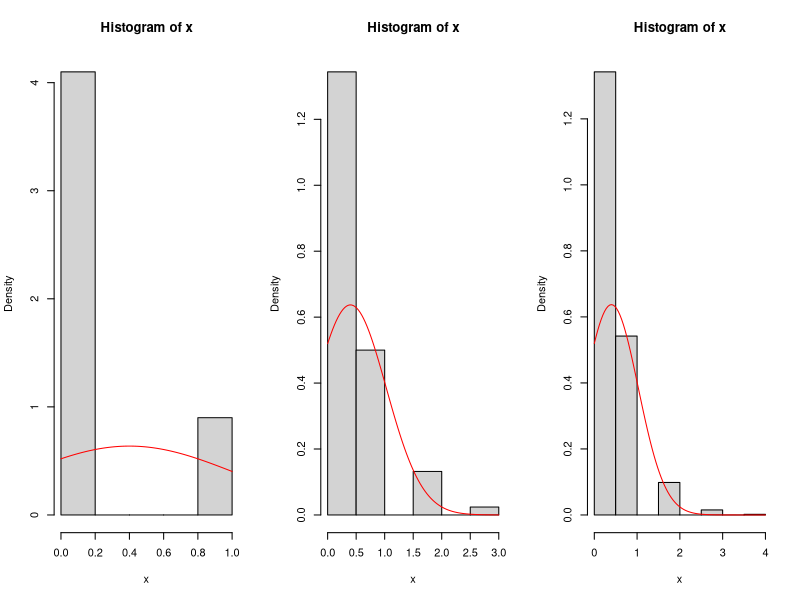
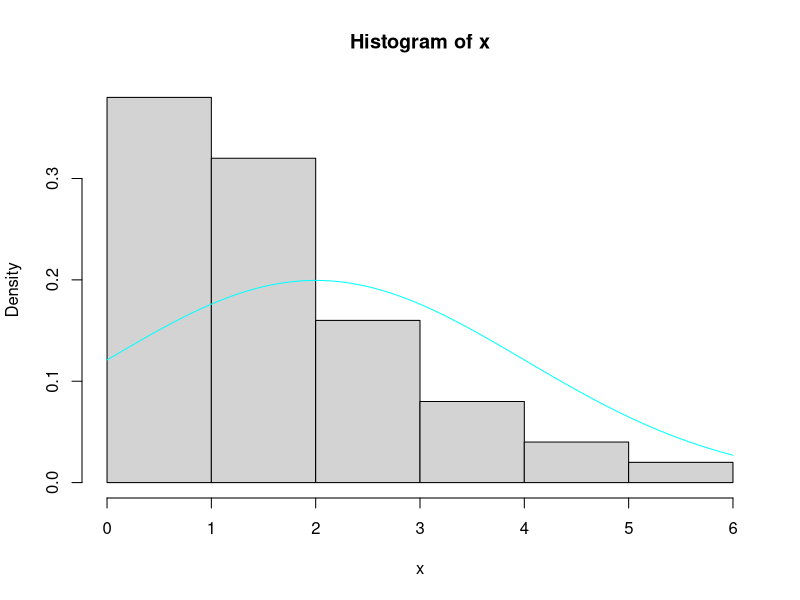
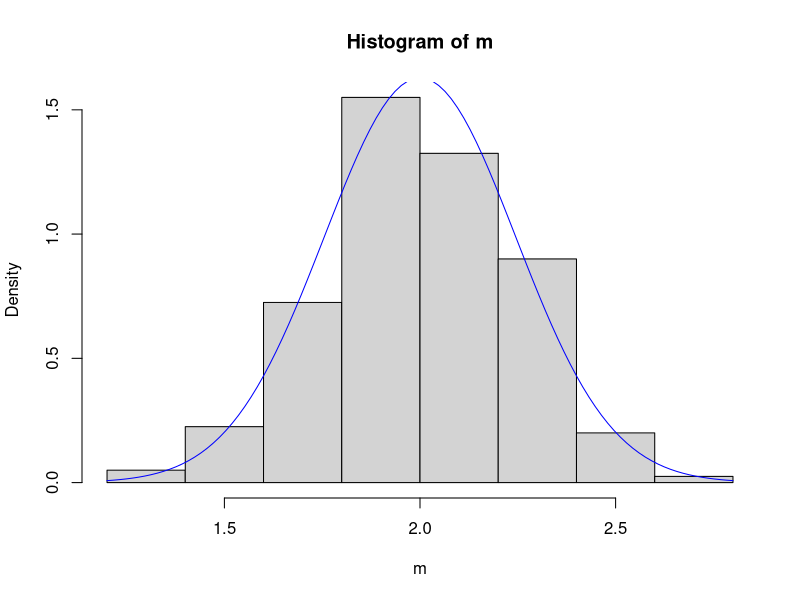
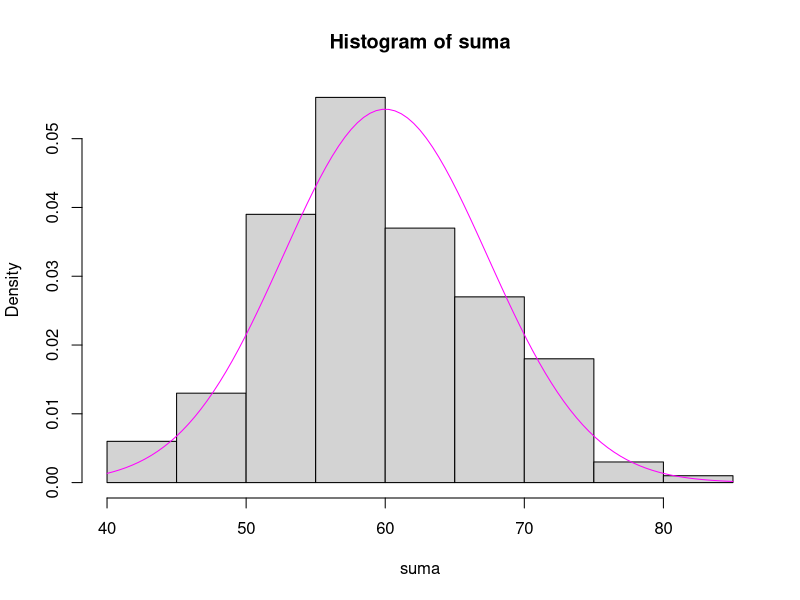
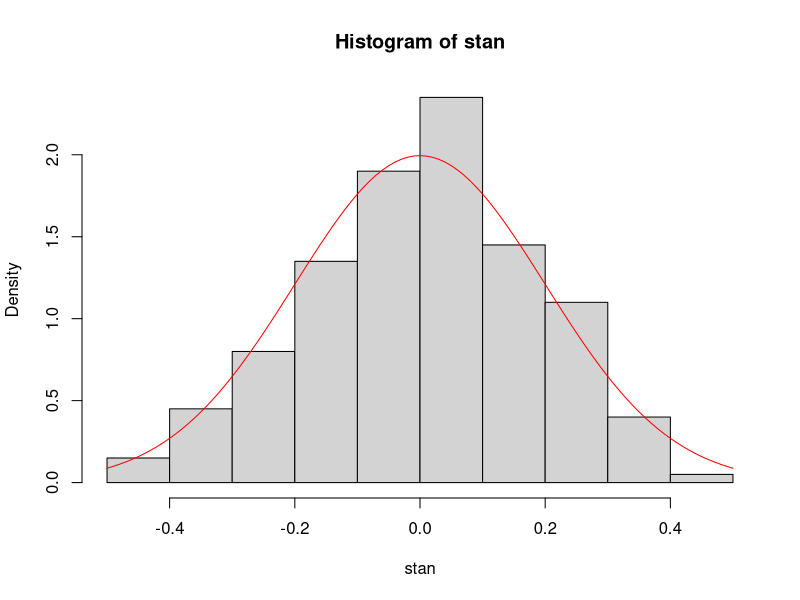
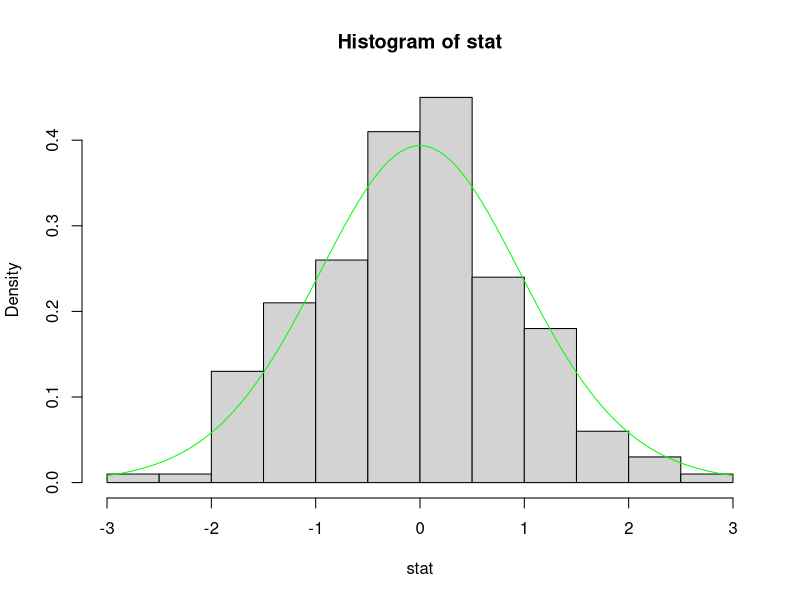
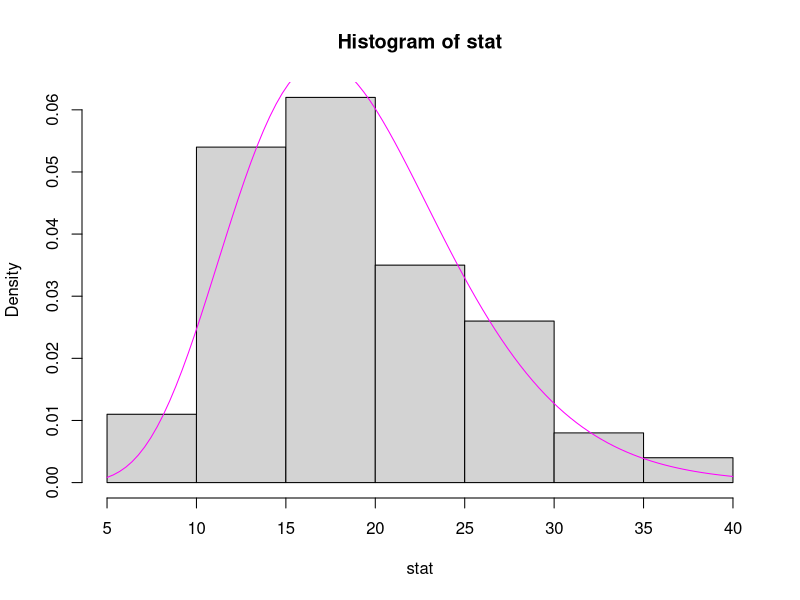
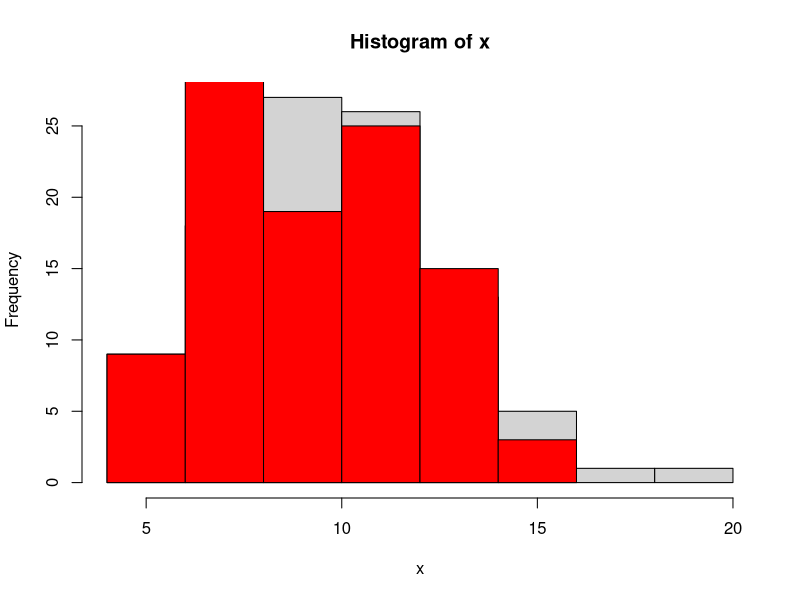

Recreate these plots in R, in order.
# Statystyka Matematyczna - Laboratoria 6

# Zad  1
dims <- c(50, 500, 5000)
x <- c()

par(mfrow = c(1, 3))
for(i in dims) {
  x <- rbinom(i, 20, 0.02)
  hist(x, prob = TRUE)
  curve(dnorm(x, 20 * 0.02, sqrt(20 * 0.02 * 0.98)), add = TRUE, col = "Red")
}
par(mfrow = c(1, 1))

# Zad 2
dev.new()
x <- rpois(50, 2)

hist(x, prob = T)
curve(dnorm(x, 2, 2), add = T, col = "Cyan")

# Zad 3
dev.new()
m <- c()

for (i in 1:200) {
  x <- rbinom(30, 20, 0.1)
  m <- c(m, mean(x))
}

hist(m, prob = T)
curve(dnorm(x, 20 * 0.1, sqrt(20 * 0.1 * 0.9 / 30)), add = T, col = "Blue")

# Zad 4
# rozkład średniej N(mu, sigma/sqrt(n))
# rozkład sumy N(n*mu, sigma*sqrt(n))

dev.new()
suma <- c()
for (i in 1:200) {
  x <- rbinom(30, 20, 0.1)
  suma <- c(suma, sum(x))
}

hist(suma, prob = T)
curve(dnorm(x, 30 * 20 * 0.1, sqrt(30 * 20 * 0.1 * 0.9)), add = T, col = "Magenta")

# Zad 5
dev.new()
stan <- c()
for (i in 1:200) {
  x <- rnorm(25, 5, 1)
  stan <- c(stan, (mean(x) - 5) / 1)
}

hist(stan, prob = T)
curve(dnorm(x, 0, 1 / sqrt(25)), add = T, col = "Red")

# Zad 6
dev.new()
stat <- c()
for (i in 1:200) {
  x <- rnorm(20, 2, 5)
  stat <- c(stat, (mean(x) - 2) / sd(x) * sqrt(20))
}

hist(stat, prob = T)
curve(dt(x, 19), add = T, col = "Green")

# Zad 7
dev.new()
stat <- c()
for (i in 1:200) {
  x <- rnorm(20, 2, 5)
  stat <- c(stat, 19 * var(x) / 25) # z twierdzenia Fishera
}

hist(stat, prob = T)
curve(dchisq(x, 19), add = T, col = "Magenta")

# Zad extra
x <- rbinom(100, 200, 0.05)
y <- rpois(100, 10)
hist(x)
hist(y, add= T, col = "Red")